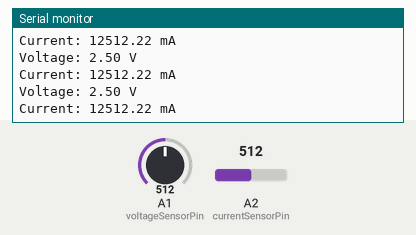
This sketch was run on a simulated Arduino Uno, built with avr-gcc and run on an emulated ATmega328P. On the bench: the last lines printed to the serial monitor. The test bench sets the inputs (shaded band); at power-on: A2 (currentSensorPin) = 512, A1 (voltageSensorPin) = 512.

Above: at 2.7 s.
2.8 s: A2 (currentSensorPin) set to 419
At 2.92 s:
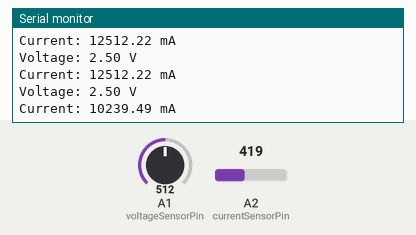
5.8 s: A2 (currentSensorPin) set to 402
At 5.86 s:
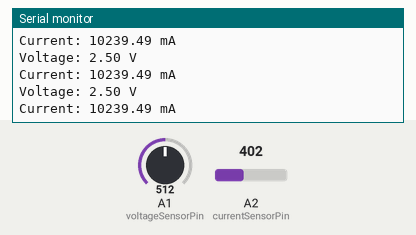
Timing chart, 0 to 8.8 s (numbered marks = the images above; inputs shaded):
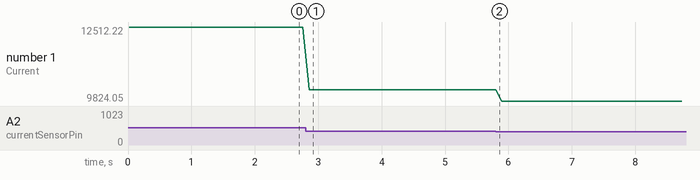

The sketch:

v_i_sensor.ino
```cpp
const int voltageSensorPin = A1;
const int currentSensorPin = A2;
float voltageValue = 0;
float current_mA = 0;

void setup() {
  Serial.begin(9600);
}

void loop() {
  int voltageSensorValue = analogRead(voltageSensorPin);
  voltageValue = voltageSensorValue * (5.0 / 1023.0);

  int currentSensorValue = analogRead(currentSensorPin);
  current_mA = currentSensorValue * (5.0 / 1023.0)*5000;

  Serial.print("Voltage: ");
  Serial.print(voltageValue);
  Serial.println(" V");

  Serial.print("Current: ");
  Serial.print(current_mA);
  Serial.println(" mA");

  delay(100);
}
```

Measured:
- after the input at 2.8 s, the serial monitor: prints a new line after 0.06 s (image 1)
- plotted number 1: 12512.22 → 10239.49 after the input at 2.8 s, 10239.49 → 9824.05 after the input at 5.8 s
